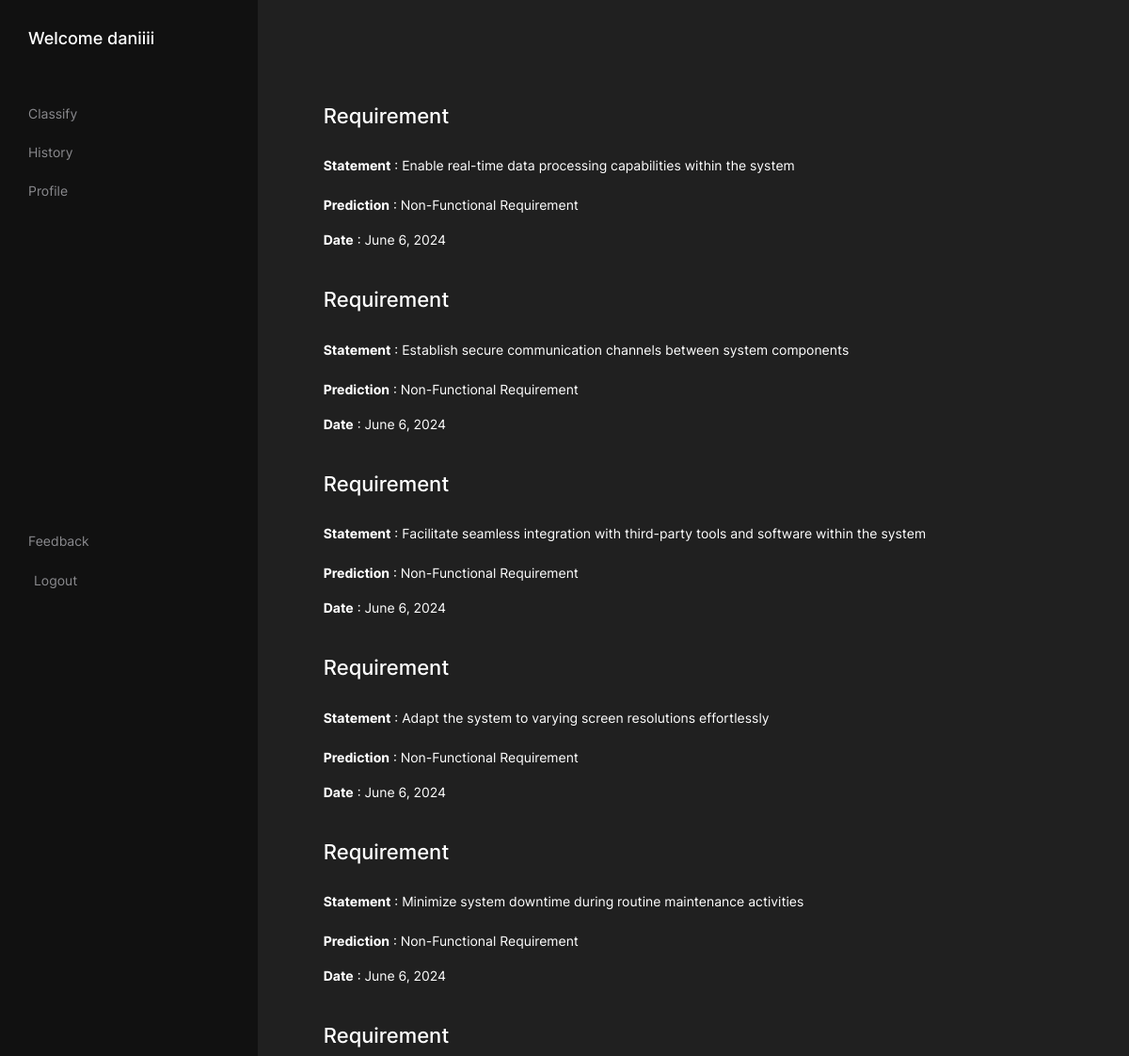
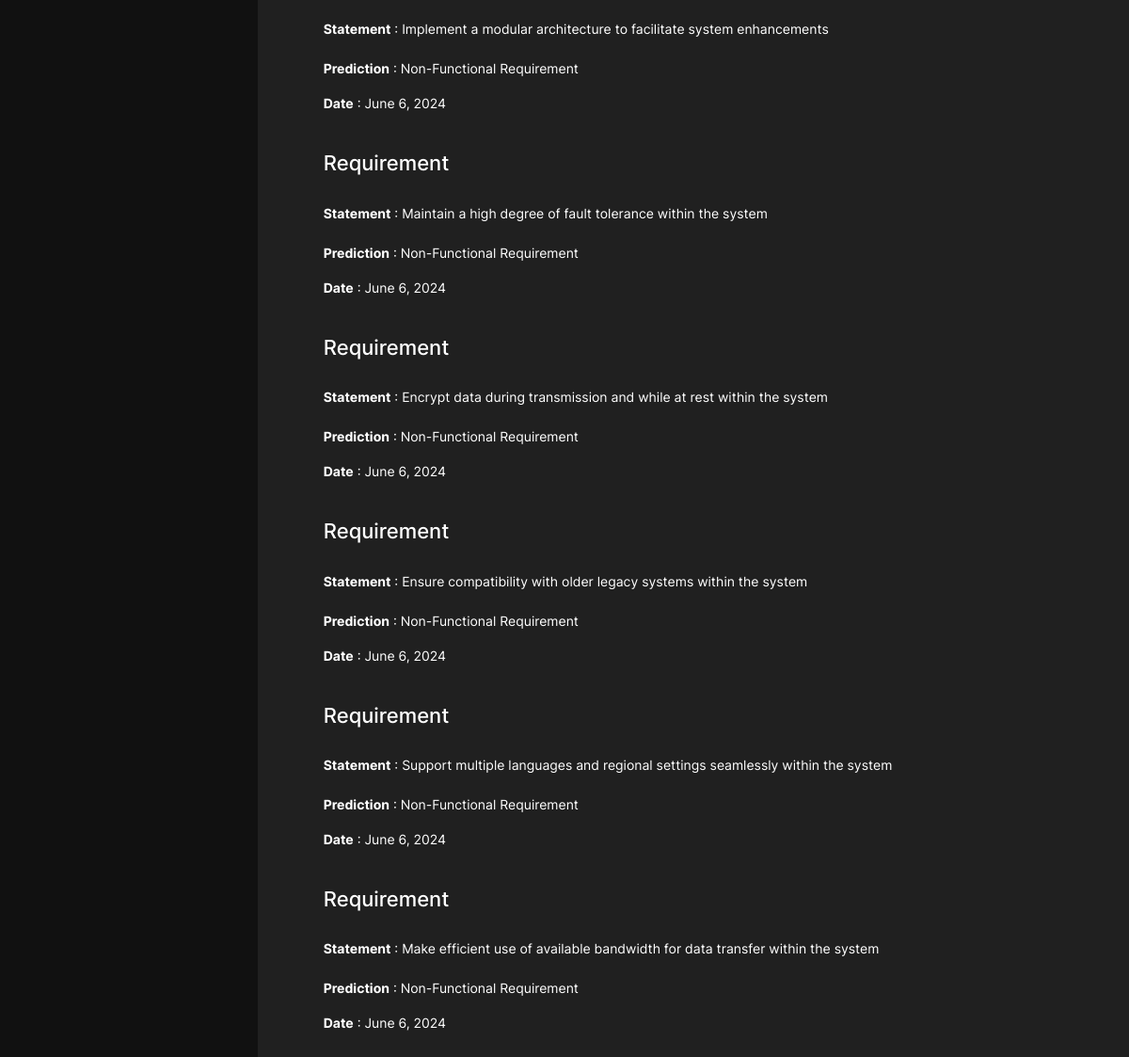
Screenshot of /details/Testing/ (signed in) with the database file from the repository (2 pictures, top to bottom).
### dashboard/models.py (models this page shows, shortened)
class RECORD(models.Model):
    title = models.CharField(max_length=255)
    content = models.TextField()
    date = models.DateField(auto_now_add=True)
    user = models.ForeignKey("auth.user", on_delete=models.CASCADE, null=True)
    prediction = models.CharField(max_length=255, default="Unknown")
    group = models.CharField(max_length=100,default="Unknown")

### dashboard/views.py (the view)
# urls.py: path("details/<str:group>/", detailed.as_view(), name="details"),
class detailed(LoginRequiredMixin, ListView):
    template_name = "dashboard/detailView.html"
    model = RECORD
    context_object_name = "records"
    def get_queryset(self):
        group = self.kwargs['group']
        return RECORD.objects.filter(group=group)

### templates/dashboard/detailView.html (shortened to what this page needs)
{% load static %}
<!doctype html>
<html class="h-100" lang="en">
<head>
    <link rel="stylesheet" href="{% static 'css/theme.min.css' %}">
</head>
<body class="bg-black text-white mt-0" data-bs-spy="scroll" data-bs-target="#navScroll">
    <div class="main_profile_div">
        <div class="inner">
            {% include 'sidebar.html' %}
            <div class="right">
                <div class="content">
                    <div class="records">
                        {% for record in records %}
                        <div style="margin:40px 0px;">
                            <h3 style="font-size: 22px;">
                                Requirement
                            </h3>
                            <br>
                            <div id="content">
                             <strong>Statement</strong> :  {{ record.content }} <br> <br>
                            </div>
                            <p>
                                <strong>Prediction</strong> :   {{ record.prediction }}
                            </p>
                            <p>
                              <strong>Date</strong> :   {{ record.date }}
                            </p>
                        </div>
                    {% endfor %}
                    </div>
                </div>
            </div>
        </div>
    </div>
</body>
</html>

### templates/fonts.html (shortened to what this page needs)
{% load static %}

### templates/sidebar.html (shortened to what this page needs)
<div class="left">
    <div class="head">
        <h2>Welcome {{user.username}}</h2>
    </div>
    <div class="links">
        <div class="upper_links">
            <a href="{% url 'input' %}">Classify</a>
            <a href="{% url 'history' %}">History</a>
            <a href="{% url 'profile' %}">Profile</a>
        </div>
        <div class="lower_links">
            <a href="{% url 'feedback' %}">Feedback</a>
            <form method="post" action="{% url 'logout' %}">
                <button class="logout" type="submit">Logout</button>
            </form>
        </div>
    </div>
</div>

### templates/dashboard/detailView.html (style rules this page uses)
.main_profile_div { background-color: #111; width: 100%; height: 100vh; font-size: 14px; }
.main_profile_div h2 { font-size: 18px; }
.main_profile_div .inner { display: flex; justify-content: space-between; min-height: 100vh; }
.left { padding: 30px; width: 23%; }
.right { padding: 20px; background-color: #202020; width: 78%; }
.left .links { height: 80vh; display: flex; flex-direction: column; justify-content: space-between; }
.left .links .upper_links { margin-top: 50px; display: flex; flex-direction: column; gap: 20px; }
.left .links a { text-decoration: none; color: #8A8A8E; ; }
.left .links .lower_links { display: flex; flex-direction: column; gap: 20px; }
.right .content { padding: 50px; }

### templates/sidebar.html (style rules this page uses)
.lower_links { margin-top: 300px; }
.logout { background:transparent; border:none; color:#8A8A8E; }

### rows the page displays
RECORD: content "Enable real-time data processing capabilities within the system", prediction "Non-Functional Requirement", date "June 6, 2024"
RECORD: content "Establish secure communication channels between system components", prediction "Non-Functional Requirement", date "June 6, 2024"
RECORD: content "Facilitate seamless integration with third-party tools and software within the system", prediction "Non-Functional Requirement", date "June 6, 2024"
RECORD: content "Adapt the system to varying screen resolutions effortlessly", prediction "Non-Functional Requirement", date "June 6, 2024"
RECORD: content "Minimize system downtime during routine maintenance activities", prediction "Non-Functional Requirement", date "June 6, 2024"
RECORD: content "Implement a modular architecture to facilitate system enhancements", prediction "Non-Functional Requirement", date "June 6, 2024"
RECORD: content "Maintain a high degree of fault tolerance within the system", prediction "Non-Functional Requirement", date "June 6, 2024"
RECORD: content "Encrypt data during transmission and while at rest within the system", prediction "Non-Functional Requirement", date "June 6, 2024"
RECORD: content "Ensure compatibility with older legacy systems within the system", prediction "Non-Functional Requirement", date "June 6, 2024"
RECORD: content "Support multiple languages and regional settings seamlessly within the system", prediction "Non-Functional Requirement", date "June 6, 2024"
RECORD: content "Make efficient use of available bandwidth for data transfer within the system", prediction "Non-Functional Requirement", date "June 6, 2024"

### other values shown
{{ user.username }} "daniiii"
